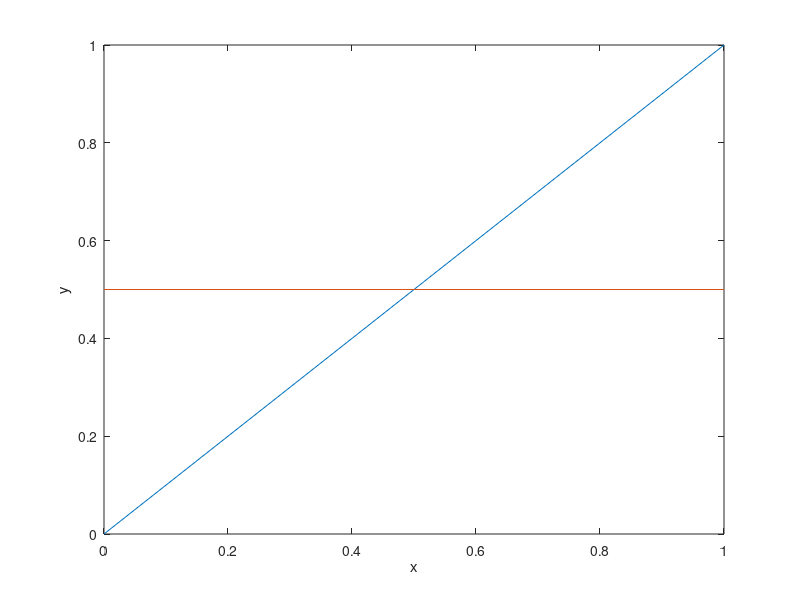

Recreate this plot in MATLAB. (Note: this script raises an error after producing the figure.)
figure
plot([0,1],[0,1]);
hold on;
plot([0,1],[0.5,0.5]);
hold on;
axis([0,1,0,1]);
xlabel('x');
ylabel('y');
legendList=strings(2);
legendList(1)='1';
legendList(2)='2';
legend(legendList);